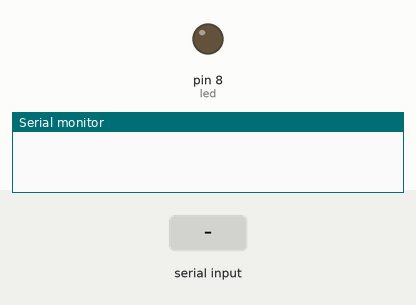
A sketch run on a simulated Arduino Uno, built with avr-gcc and run on an emulated ATmega328P. Parts: output pins drawn as LEDs (lit = HIGH), the last lines printed to the serial monitor. The inputs (shaded band) are chosen by the test bench.

Above: at 1.2 s.
1.3 s: byte 30 received over Serial
At 2.0 s:
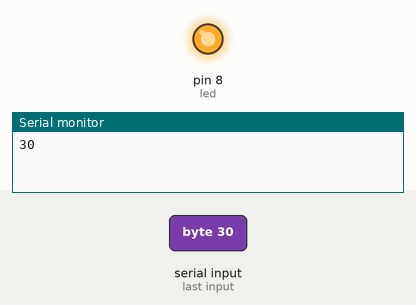
Timing chart, 0 to 4.3 s (numbered marks = the images above; inputs shaded):
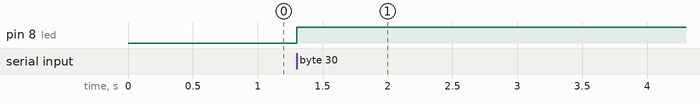

Measured:
- after the input at 1.3 s, pin 8 (led): LOW → HIGH at once

The sketch:

UART_slave.ino
```cpp
#define baud_rate 9600
#define led 8

int byte_received = 0;

void setup() {
  pinMode(led, OUTPUT);
  Serial.begin(baud_rate);

}

// SLAVE mode
void loop() {
   if (Serial.available() > 0 ) {
      byte_received = Serial.read();
      Serial.println(byte_received);
   }
   digitalWrite(led, byte_received);
}
```
